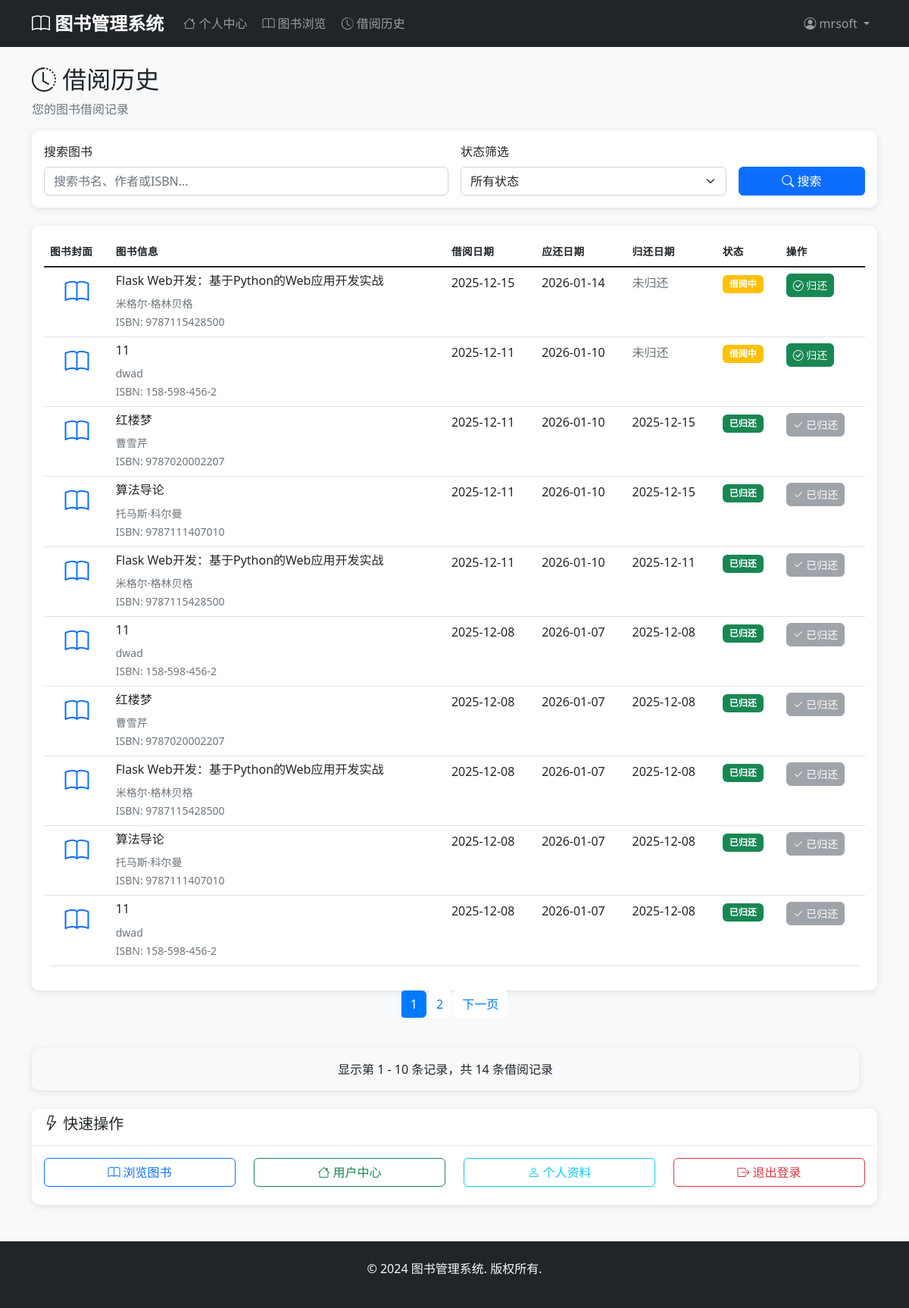
Before: /user/borrow-history (signed in) with the older database file.
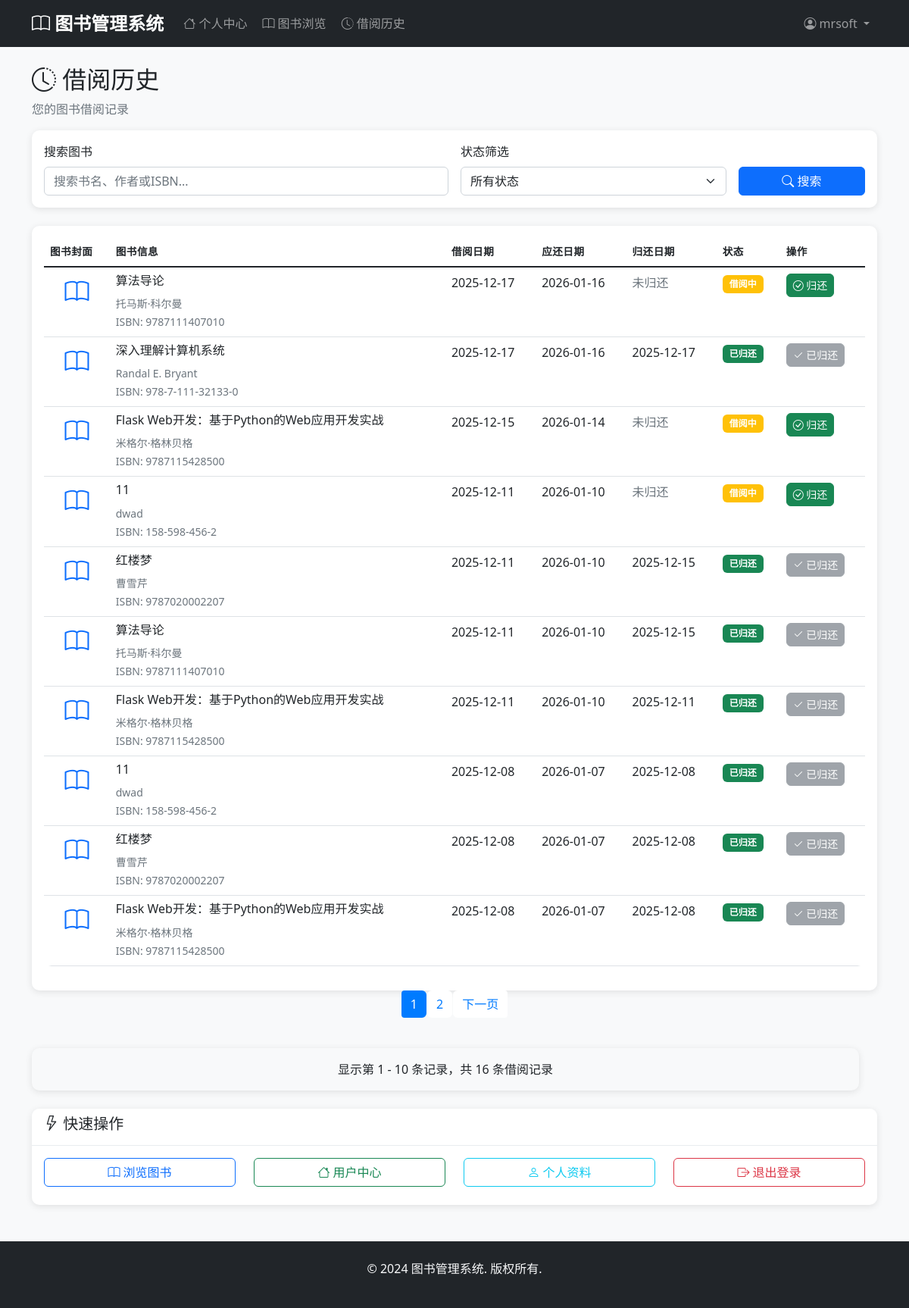
After: the same page with the newer database file.
### models.py (models this page shows, shortened)
class BorrowRecord(db.Model):
    __tablename__ = 'borrow_records'
    id = db.Column(db.Integer, primary_key=True)
    user_id = db.Column(db.Integer, db.ForeignKey('users.id'), nullable=False)
    book_id = db.Column(db.Integer, db.ForeignKey('books.id'), nullable=False)
    borrow_date = db.Column(db.DateTime, default=datetime.utcnow)
    due_date = db.Column(db.DateTime, nullable=False)
    return_date = db.Column(db.DateTime)
    status = db.Column(db.String(20), default='borrowed')  # borrowed, returned, overdue
    created_at = db.Column(db.DateTime, default=datetime.utcnow)
    def is_overdue(self):
        if self.return_date:
            return False
        return datetime.utcnow() > self.due_date

class Book(db.Model):
    __tablename__ = 'books'
    id = db.Column(db.Integer, primary_key=True)
    title = db.Column(db.String(200), nullable=False)
    author = db.Column(db.String(100), nullable=False)
    isbn = db.Column(db.String(20), unique=True, nullable=False)
    publisher = db.Column(db.String(100))
    publication_date = db.Column(db.Date)
    quantity = db.Column(db.Integer, default=1)
    available_quantity = db.Column(db.Integer, default=1)
    description = db.Column(db.Text)
    category_id = db.Column(db.Integer, db.ForeignKey('categories.id'), nullable=False)
    created_at = db.Column(db.DateTime, default=datetime.utcnow)
    updated_at = db.Column(db.DateTime, default=datetime.utcnow, onupdate=datetime.utcnow)
    borrow_records = db.relationship('BorrowRecord', backref='book', lazy=True)

### app.py (the view, shortened to what this page needs)
@app.route('/user/borrow-history')
@login_required
def borrow_history():
    if isinstance(current_user, Admin):
        abort(403)
    page = request.args.get('page', 1, type=int)
    search = request.args.get('search', '')
    status = request.args.get('status', '')
    query = BorrowRecord.query.filter_by(user_id=current_user.id)
    if status == 'borrowed':
        query = query.filter(BorrowRecord.status == 'borrowed')
    elif status == 'returned':
        query = query.filter(BorrowRecord.status == 'returned')
    elif status == 'overdue':
        query = query.filter(
            BorrowRecord.status == 'borrowed',
            BorrowRecord.due_date < datetime.utcnow()
        )
    records = query.order_by(BorrowRecord.created_at.desc()).paginate(
        page=page, per_page=10, error_out=False
    )
    return render_template('user/borrow_history.html',
                         records=records,
                         search=search,
                         status=status)

### app.py (called while the page is built)
@login_manager.user_loader
def load_user(user_id):
    try:
        user_id = int(user_id)
        admin = Admin.query.get(user_id)
        if admin:
            return admin
        user = User.query.get(user_id)
        return user
    except (ValueError, TypeError):
        return None

### templates/user/borrow_history.html (shortened to what the changed rows need)
{% extends "base.html" %}
{% block content %}
<div class="row">
    <div class="col-12">
        <h2><i class="bi bi-clock-history"></i> 借阅历史</h2>
    </div>
</div>
<div class="row">
    {% if records.items %}
        <div class="col-12">
            <div class="card">
                <div class="card-body">
                    <div class="table-responsive">
                        <table class="table table-hover">
                            <thead>
                                <tr>
                                    <th>图书封面</th>
                                    <th>图书信息</th>
                                    <th>借阅日期</th>
                                    <th>应还日期</th>
                                    <th>归还日期</th>
                                    <th>状态</th>
                                    <th>操作</th>
                                </tr>
                            </thead>
                            <tbody>
                                {% for record in records.items %}
                                    <tr>
                                        <td class="text-center">
                                            <i class="bi bi-book text-primary" style="font-size: 2rem;"></i>
                                        </td>
                                        <td>
                                            <h6>{{ record.book.title }}</h6>
                                            <small class="text-muted">{{ record.book.author }}</small><br>
                                            <small class="text-muted">ISBN: {{ record.book.isbn }}</small>
                                        </td>
                                        <td>{{ record.borrow_date.strftime('%Y-%m-%d') }}</td>
                                        <td>{{ record.due_date.strftime('%Y-%m-%d') }}</td>
                                        <td>
                                            {% if record.return_date %}
                                                {{ record.return_date.strftime('%Y-%m-%d') }}
                                            {% else %}
                                                <span class="text-muted">未归还</span>
                                            {% endif %}
                                        </td>
                                        <td>
                                            {% if record.status == 'borrowed' %}
                                                {% if record.is_overdue() %}
                                                    <span class="badge bg-danger">已逾期</span>
                                                {% else %}
                                                    <span class="badge bg-warning">借阅中</span>
                                                {% endif %}
                                            {% elif record.status == 'returned' %}
                                                <span class="badge bg-success">已归还</span>
                                            {% endif %}
                                        </td>
                                        <td>
                                            {% if record.status == 'borrowed' %}
                                                <a href="{{ url_for('return_book', record_id=record.id) }}"
                                                   class="btn btn-sm btn-success"
                                                   onclick="return confirm('确定要归还《{{ record.book.title }}》吗？')">
                                                    <i class="bi bi-check-circle"></i> 归还
                                                </a>
                                            {% else %}
                                                <button class="btn btn-sm btn-secondary" disabled>
                                                    <i class="bi bi-check2"></i> 已归还
                                                </button>
                                            {% endif %}
                                        </td>
                                    </tr>
                                {% endfor %}
                            </tbody>
                        </table>
                    </div>
                </div>
            </div>
        </div>
        {% if records.pages > 1 %}
            <nav aria-label="借阅记录分页">
                <ul class="pagination justify-content-center">
                    {% for page_num in records.iter_pages() %}
                        {% if page_num %}
                            {% if page_num != records.page %}
                                <li class="page-item">
                                    <a class="page-link" href="{{ url_for('borrow_history', page=page_num, search=search, status=status) }}">
                                        {{ page_num }}
                                    </a>
                                </li>
                            {% else %}
                                <li class="page-item active">
                                    <span class="page-link">{{ page_num }}</span>
                                </li>
                            {% endif %}
                        {% else %}
                            <li class="page-item disabled">
                                <span class="page-link">...</span>
                            </li>
                        {% endif %}
                    {% endfor %}
                    {% if records.has_next %}
                        <li class="page-item">
                            <a class="page-link" href="{{ url_for('borrow_history', page=records.next_num, search=search, status=status) }}">
                                下一页
                            </a>
                        </li>
                    {% endif %}
                </ul>
            </nav>
        {% endif %}
        <div class="row mt-4">
            <div class="col-12">
                <div class="card bg-light">
                    <div class="card-body text-center">
                        <p class="mb-0">
                            显示第 {{ (records.page - 1) * records.per_page + 1 }} -
                            {{ records.page * records.per_page if records.page * records.per_page < records.total else records.total }}
                            条记录，共 {{ records.total }} 条借阅记录
                        </p>
                    </div>
                </div>
            </div>
        </div>
    {% endif %}
</div>
{% endblock %}

Changed rows visible on the page:
no longer on this page (row unchanged): BorrowRecord: book "算法导论", book.author "托马斯·科尔曼", book.isbn "9787111407010", borrow_date "2025-12-08", due_date "2026-01-07", return_date "2025-12-08", status "已归还"
no longer on this page (row unchanged): BorrowRecord: book "11", book.author "dwad", book.isbn "158-598-456-2", borrow_date "2025-12-08", due_date "2026-01-07", return_date "2025-12-08", status "已归还"
added BorrowRecord: book "算法导论", book.author "托马斯·科尔曼", book.isbn "9787111407010", borrow_date "2025-12-17", due_date "2026-01-16", shows "未归还", status "借阅中"
now on this page (row edited): BorrowRecord: book "深入理解计算机系统", book.author "Randal E. Bryant", book.isbn "978-7-111-32133-0", borrow_date "2025-12-17", due_date "2026-01-16", return_date "2025-12-17", status "已归还"
Other visible differences:
{{ records.total }}: "14" → "16"
